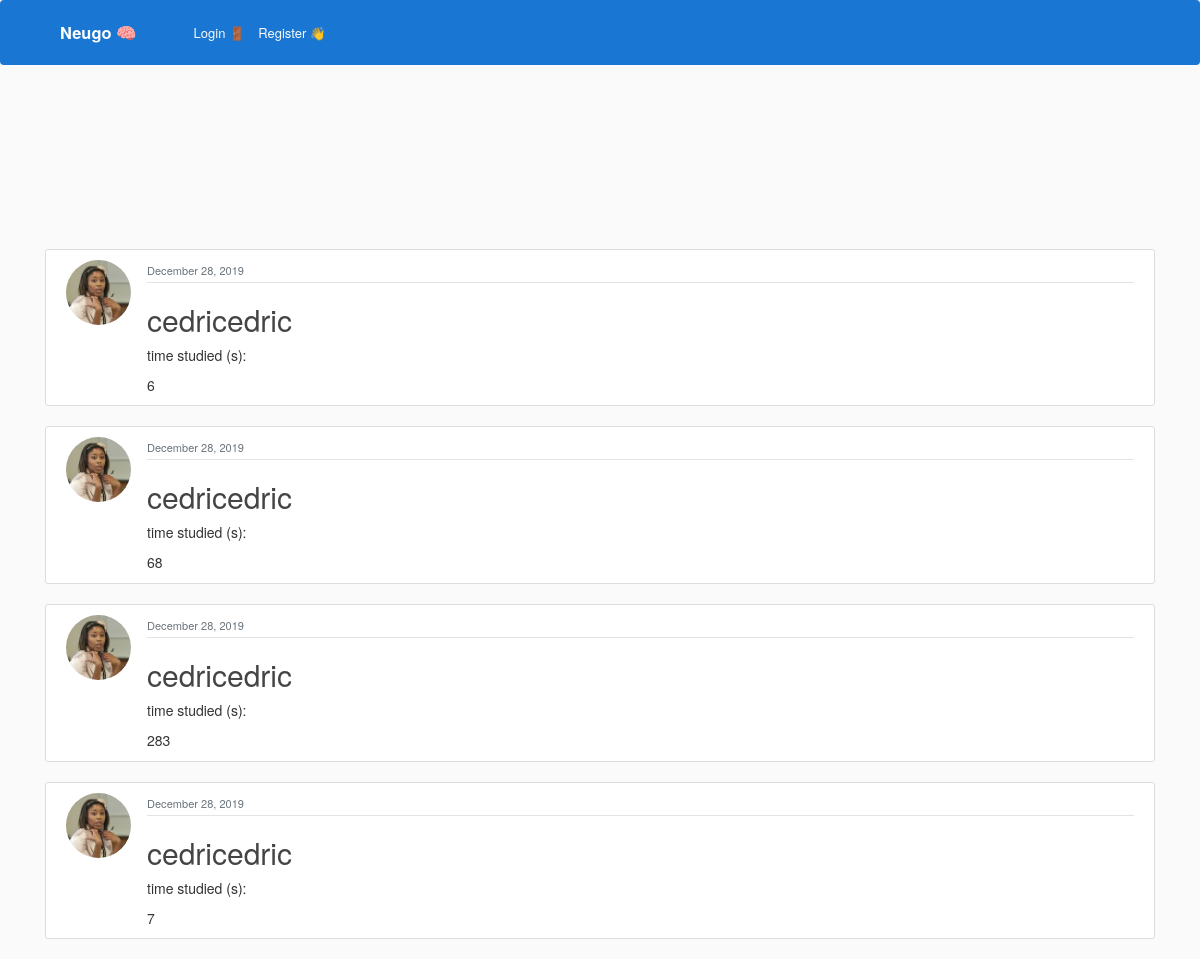
Before: /rewards/purchase_rewards/go_home/ with the older database file.
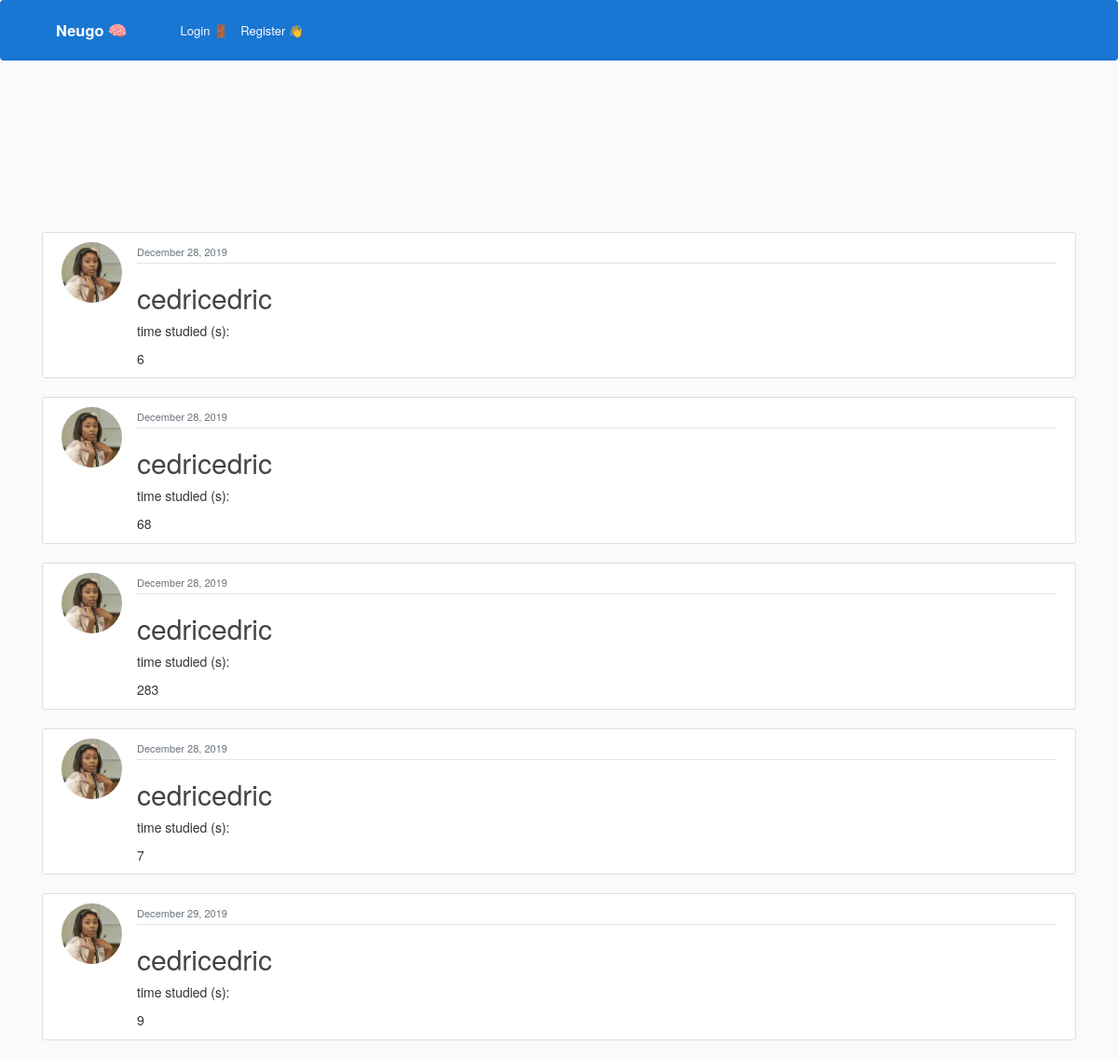
After: the same page with the newer database file.
### blog/models.py (models this page shows, shortened)
class Post(models.Model):
    objects = models.Manager()
    title = "title" #models.CharField(max_length=100)
    time_studied = models.IntegerField(default=20)
    date_posted = models.DateTimeField(default=timezone.now)
    author = models.ForeignKey(User, on_delete=models.CASCADE)

### users/models.py (models this page shows, shortened)
class Profile(models.Model):
    user = models.OneToOneField(User, on_delete=models.CASCADE)
    profile_pictures = [
        "asian_student.jpeg",
        "black_and_white_photo.jpg",
        "college_student.jpeg",
        "girl_looking_sideways.jpg",
        "nerdy_guy.jpg",
        "science_student.jpeg",
        "student_sitting_on_grass.jpg",
    ]
    for i in range(len(profile_pictures)):
        profile_pictures[i] = "potential_pics/" + profile_pictures[i]
    image = models.ImageField(
        default=random.choice(profile_pictures), upload_to="profile_pics"
    )
    wallet_points = models.BigIntegerField(default=0)
    university = models.CharField(default="", max_length=35)
    subject = models.CharField(default="", max_length=35)

### blog/views.py (the view)
# urls.py: path('', PostListView.as_view(), name='blog-home'),
def home(request):
    context = {"posts": Post.objects.all()}
    return render(request, "blog/home.html", context)

### blog/templates/blog/home.html (shortened to what this page needs)
{% extends "blog/base.html" %}
{% block content %}
<head>
</head>
    {% for post in posts %}
        <article class="media content-section" >
          <img class="rounded-circle article-img" src="{{ post.author.profile.image.url }}">
          <div class="media-body">
            <div class="article-metadata">
              <small class="text-muted">{{ post.date_posted|date:"F d, Y" }}</small>
            </div>
            <h2><a class="article-title" href="{% url 'post-detail' post.id %}">{{ post.author }}</a></h2>
            <p> time studied (s): </p>
              <p class="article-content">{{ post.time_studied }}</p>
            </div>
        </article>
    {% endfor %}
{% endblock content %}

### blog/templates/blog/base.html (shortened to what this page needs)
{% load static %}
<!DOCTYPE html>
<html>
        <link href="//maxcdn.bootstrapcdn.com/bootstrap/4.0.0/css/bootstrap.min.css" rel="stylesheet" id="bootstrap-css">
        <link rel="stylesheet" href="https://maxcdn.bootstrapcdn.com/bootstrap/4.0.0/css/bootstrap.min.css">
        <link rel="stylesheet" href="https://unpkg.com/bootstrap-material-design@4.1.1/dist/css/bootstrap-material-design.min.css">
        <link href="https://maxcdn.bootstrapcdn.com/font-awesome/latest/css/font-awesome.min.css" rel="stylesheet">
<head>
    <link rel="stylesheet" type="text/css" href="{% static 'blog/main1.css' %}">
    <link rel="stylesheet"  href="{% static 'blog/all.css' %}">
    <link rel="stylesheet"  href="{% static 'blog/app.css' %}">
    <link rel="stylesheet" type="text/css" href="{% static 'css/timernew.css' %}">
</head>
<body>
    <header class="site-header">
        <nav class="navbar navbar-expand-md navbar-dark bg-neugo fixed-top">
            <div class="container">
                <a class="navbar-brand mr-4" href="{% url 'blog-home' %}">Neugo &#x1F9E0</a>
                <div class="collapse navbar-collapse" id="navbarToggle">
                    <div class="navbar-nav">
                        {% if user.is_authenticated %}
                        <a class="nav-item nav-link" href="{% url 'profile' %}">Profile &#x1F392</a>
                        <a class="nav-item nav-link" href="{% url 'logout' %}">Logout &#x1F6AA</a>
                        {% else %}
                        <a class="nav-item nav-link" href="{% url 'login' %}">Login &#x1F6AA</a>
                        <a class="nav-item nav-link" href="{% url 'register' %}">Register &#x1F44B</a>
                        {% endif %}
                    </div>
                </div>
            </div>
        </nav>
    </header>
    <main role="main" class="container" >
        <div class="row">
            <div class="col-md-12" >
                {% block content %}
                {% endblock %}
            </div>
        </div>
    </main>
</body>
</html>

### static/blog/main1.css (style rules this page uses)
body { background: #fafafa; color: #333333; }
h1, h2, h3, h4, h5, h6 { color: #444444; }
.bg-neugo { background-color:#1976D2; }
.site-header .navbar-nav .nav-link { color: #fafafa; }
.content-section { background: #ffffff; padding: 10px 20px; border: 1px solid #dddddd; border-radius: 3px; margin-bottom: 20px; }
.article-title { color: #444444; }
.article-content { white-space: pre-line; }
.article-img { height: 65px; width: 65px; margin-right: 16px; }
.article-metadata { padding-bottom: 1px; margin-bottom: 4px; border-bottom: 1px solid #e3e3e3 }

### static/css/timernew.css (style rules this page uses)
body { background: #fafafa; color: #333333; margin-top: 5rem; }

Changed rows visible on the page:
added Post: author.profile.image (picture), date_posted "December 29, 2019", author "cedricedric", time_studied "9"
